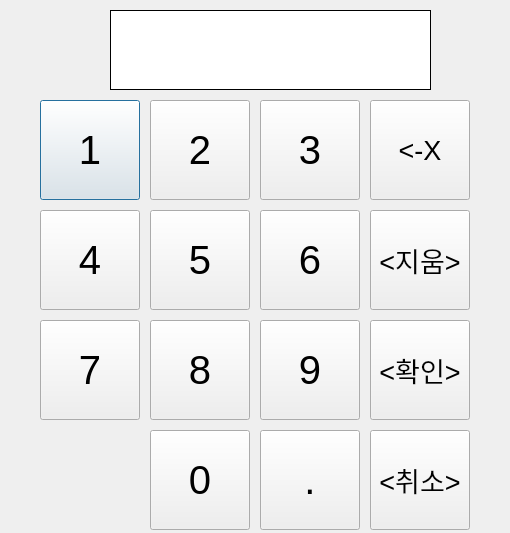
<?xml version="1.0" encoding="UTF-8"?>
<ui version="4.0">
 <class>Set_number</class>
 <widget class="QDialog" name="Set_number">
  <property name="geometry">
   <rect>
    <x>0</x>
    <y>0</y>
    <width>510</width>
    <height>533</height>
   </rect>
  </property>
  <property name="minimumSize">
   <size>
    <width>510</width>
    <height>533</height>
   </size>
  </property>
  <property name="maximumSize">
   <size>
    <width>510</width>
    <height>533</height>
   </size>
  </property>
  <property name="windowTitle">
   <string>Dialog</string>
  </property>
  <property name="modal">
   <bool>true</bool>
  </property>
  <widget class="QFrame" name="frame">
   <property name="geometry">
    <rect>
     <x>110</x>
     <y>10</y>
     <width>321</width>
     <height>80</height>
    </rect>
   </property>
   <property name="autoFillBackground">
    <bool>false</bool>
   </property>
   <property name="styleSheet">
    <string notr="true">background-color:rgb(255, 255, 255)</string>
   </property>
   <property name="frameShape">
    <enum>QFrame::Box</enum>
   </property>
   <property name="frameShadow">
    <enum>QFrame::Plain</enum>
   </property>
   <widget class="QLabel" name="label_number">
    <property name="geometry">
     <rect>
      <x>10</x>
      <y>10</y>
      <width>301</width>
      <height>61</height>
     </rect>
    </property>
    <property name="font">
     <font>
      <pointsize>50</pointsize>
     </font>
    </property>
    <property name="text">
     <string/>
    </property>
    <property name="alignment">
     <set>Qt::AlignRight|Qt::AlignTrailing|Qt::AlignVCenter</set>
    </property>
   </widget>
  </widget>
  <widget class="QPushButton" name="pushButton">
   <property name="geometry">
    <rect>
     <x>40</x>
     <y>100</y>
     <width>100</width>
     <height>100</height>
    </rect>
   </property>
   <property name="font">
    <font>
     <pointsize>30</pointsize>
    </font>
   </property>
   <property name="text">
    <string>1</string>
   </property>
  </widget>
  <widget class="QPushButton" name="pushButton_2">
   <property name="geometry">
    <rect>
     <x>260</x>
     <y>100</y>
     <width>100</width>
     <height>100</height>
    </rect>
   </property>
   <property name="font">
    <font>
     <pointsize>30</pointsize>
    </font>
   </property>
   <property name="text">
    <string>3</string>
   </property>
  </widget>
  <widget class="QPushButton" name="pushButton_3">
   <property name="geometry">
    <rect>
     <x>150</x>
     <y>100</y>
     <width>100</width>
     <height>100</height>
    </rect>
   </property>
   <property name="font">
    <font>
     <pointsize>30</pointsize>
    </font>
   </property>
   <property name="text">
    <string>2</string>
   </property>
  </widget>
  <widget class="QPushButton" name="pushButton_4">
   <property name="geometry">
    <rect>
     <x>40</x>
     <y>210</y>
     <width>100</width>
     <height>100</height>
    </rect>
   </property>
   <property name="font">
    <font>
     <pointsize>30</pointsize>
    </font>
   </property>
   <property name="text">
    <string>4</string>
   </property>
  </widget>
  <widget class="QPushButton" name="pushButton_5">
   <property name="geometry">
    <rect>
     <x>260</x>
     <y>210</y>
     <width>100</width>
     <height>100</height>
    </rect>
   </property>
   <property name="font">
    <font>
     <pointsize>30</pointsize>
    </font>
   </property>
   <property name="text">
    <string>6</string>
   </property>
  </widget>
  <widget class="QPushButton" name="pushButton_6">
   <property name="geometry">
    <rect>
     <x>150</x>
     <y>210</y>
     <width>100</width>
     <height>100</height>
    </rect>
   </property>
   <property name="font">
    <font>
     <pointsize>30</pointsize>
    </font>
   </property>
   <property name="text">
    <string>5</string>
   </property>
  </widget>
  <widget class="QPushButton" name="pushButton_7">
   <property name="geometry">
    <rect>
     <x>40</x>
     <y>320</y>
     <width>100</width>
     <height>100</height>
    </rect>
   </property>
   <property name="font">
    <font>
     <pointsize>30</pointsize>
    </font>
   </property>
   <property name="text">
    <string>7</string>
   </property>
  </widget>
  <widget class="QPushButton" name="pushButton_8">
   <property name="geometry">
    <rect>
     <x>150</x>
     <y>320</y>
     <width>100</width>
     <height>100</height>
    </rect>
   </property>
   <property name="font">
    <font>
     <pointsize>30</pointsize>
    </font>
   </property>
   <property name="text">
    <string>8</string>
   </property>
  </widget>
  <widget class="QPushButton" name="pushButton_9">
   <property name="geometry">
    <rect>
     <x>260</x>
     <y>320</y>
     <width>100</width>
     <height>100</height>
    </rect>
   </property>
   <property name="font">
    <font>
     <pointsize>30</pointsize>
    </font>
   </property>
   <property name="text">
    <string>9</string>
   </property>
  </widget>
  <widget class="QPushButton" name="pushButton_10">
   <property name="geometry">
    <rect>
     <x>370</x>
     <y>100</y>
     <width>100</width>
     <height>100</height>
    </rect>
   </property>
   <property name="font">
    <font>
     <pointsize>20</pointsize>
    </font>
   </property>
   <property name="text">
    <string>&lt;-X</string>
   </property>
  </widget>
  <widget class="QPushButton" name="pushButton_11">
   <property name="geometry">
    <rect>
     <x>370</x>
     <y>210</y>
     <width>100</width>
     <height>100</height>
    </rect>
   </property>
   <property name="font">
    <font>
     <pointsize>20</pointsize>
    </font>
   </property>
   <property name="text">
    <string>&lt;지움&gt;</string>
   </property>
  </widget>
  <widget class="QPushButton" name="pushButton_12">
   <property name="geometry">
    <rect>
     <x>370</x>
     <y>320</y>
     <width>100</width>
     <height>100</height>
    </rect>
   </property>
   <property name="font">
    <font>
     <pointsize>20</pointsize>
    </font>
   </property>
   <property name="text">
    <string>&lt;확인&gt;</string>
   </property>
  </widget>
  <widget class="QPushButton" name="pushButton_14">
   <property name="geometry">
    <rect>
     <x>150</x>
     <y>430</y>
     <width>100</width>
     <height>100</height>
    </rect>
   </property>
   <property name="font">
    <font>
     <pointsize>30</pointsize>
    </font>
   </property>
   <property name="text">
    <string>0</string>
   </property>
  </widget>
  <widget class="QPushButton" name="btn_dot">
   <property name="geometry">
    <rect>
     <x>260</x>
     <y>430</y>
     <width>100</width>
     <height>100</height>
    </rect>
   </property>
   <property name="font">
    <font>
     <pointsize>30</pointsize>
    </font>
   </property>
   <property name="text">
    <string>.</string>
   </property>
  </widget>
  <widget class="QPushButton" name="pushButton_16">
   <property name="geometry">
    <rect>
     <x>370</x>
     <y>430</y>
     <width>100</width>
     <height>100</height>
    </rect>
   </property>
   <property name="font">
    <font>
     <pointsize>20</pointsize>
    </font>
   </property>
   <property name="text">
    <string>&lt;취소&gt;</string>
   </property>
  </widget>
  <widget class="QLabel" name="label_number_unit">
   <property name="geometry">
    <rect>
     <x>440</x>
     <y>20</y>
     <width>61</width>
     <height>61</height>
    </rect>
   </property>
   <property name="font">
    <font>
     <pointsize>40</pointsize>
    </font>
   </property>
   <property name="text">
    <string/>
   </property>
   <property name="alignment">
    <set>Qt::AlignCenter</set>
   </property>
  </widget>
  <widget class="QLabel" name="label_number_zone">
   <property name="geometry">
    <rect>
     <x>10</x>
     <y>20</y>
     <width>91</width>
     <height>61</height>
    </rect>
   </property>
   <property name="font">
    <font>
     <pointsize>20</pointsize>
    </font>
   </property>
   <property name="text">
    <string/>
   </property>
   <property name="alignment">
    <set>Qt::AlignCenter</set>
   </property>
  </widget>
 </widget>
 <resources/>
 <connections>
  <connection>
   <sender>pushButton</sender>
   <signal>clicked()</signal>
   <receiver>Set_number</receiver>
   <slot>click_num()</slot>
   <hints>
    <hint type="sourcelabel">
     <x>57</x>
     <y>134</y>
    </hint>
    <hint type="destinationlabel">
     <x>27</x>
     <y>136</y>
    </hint>
   </hints>
  </connection>
  <connection>
   <sender>pushButton_3</sender>
   <signal>clicked()</signal>
   <receiver>Set_number</receiver>
   <slot>click_num()</slot>
   <hints>
    <hint type="sourcelabel">
     <x>162</x>
     <y>101</y>
    </hint>
    <hint type="destinationlabel">
     <x>156</x>
     <y>94</y>
    </hint>
   </hints>
  </connection>
  <connection>
   <sender>pushButton_2</sender>
   <signal>clicked()</signal>
   <receiver>Set_number</receiver>
   <slot>click_num()</slot>
   <hints>
    <hint type="sourcelabel">
     <x>287</x>
     <y>107</y>
    </hint>
    <hint type="destinationlabel">
     <x>272</x>
     <y>96</y>
    </hint>
   </hints>
  </connection>
  <connection>
   <sender>pushButton_4</sender>
   <signal>clicked()</signal>
   <receiver>Set_number</receiver>
   <slot>click_num()</slot>
   <hints>
    <hint type="sourcelabel">
     <x>41</x>
     <y>245</y>
    </hint>
    <hint type="destinationlabel">
     <x>32</x>
     <y>246</y>
    </hint>
   </hints>
  </connection>
  <connection>
   <sender>pushButton_6</sender>
   <signal>clicked()</signal>
   <receiver>Set_number</receiver>
   <slot>click_num()</slot>
   <hints>
    <hint type="sourcelabel">
     <x>152</x>
     <y>256</y>
    </hint>
    <hint type="destinationlabel">
     <x>145</x>
     <y>254</y>
    </hint>
   </hints>
  </connection>
  <connection>
   <sender>pushButton_5</sender>
   <signal>clicked()</signal>
   <receiver>Set_number</receiver>
   <slot>click_num()</slot>
   <hints>
    <hint type="sourcelabel">
     <x>266</x>
     <y>262</y>
    </hint>
    <hint type="destinationlabel">
     <x>297</x>
     <y>206</y>
    </hint>
   </hints>
  </connection>
  <connection>
   <sender>pushButton_7</sender>
   <signal>clicked()</signal>
   <receiver>Set_number</receiver>
   <slot>click_num()</slot>
   <hints>
    <hint type="sourcelabel">
     <x>46</x>
     <y>337</y>
    </hint>
    <hint type="destinationlabel">
     <x>31</x>
     <y>343</y>
    </hint>
   </hints>
  </connection>
  <connection>
   <sender>pushButton_8</sender>
   <signal>clicked()</signal>
   <receiver>Set_number</receiver>
   <slot>click_num()</slot>
   <hints>
    <hint type="sourcelabel">
     <x>156</x>
     <y>354</y>
    </hint>
    <hint type="destinationlabel">
     <x>145</x>
     <y>357</y>
    </hint>
   </hints>
  </connection>
  <connection>
   <sender>pushButton_9</sender>
   <signal>clicked()</signal>
   <receiver>Set_number</receiver>
   <slot>click_num()</slot>
   <hints>
    <hint type="sourcelabel">
     <x>262</x>
     <y>361</y>
    </hint>
    <hint type="destinationlabel">
     <x>300</x>
     <y>316</y>
    </hint>
   </hints>
  </connection>
  <connection>
   <sender>btn_dot</sender>
   <signal>clicked()</signal>
   <receiver>Set_number</receiver>
   <slot>click_dot()</slot>
   <hints>
    <hint type="sourcelabel">
     <x>270</x>
     <y>456</y>
    </hint>
    <hint type="destinationlabel">
     <x>295</x>
     <y>424</y>
    </hint>
   </hints>
  </connection>
  <connection>
   <sender>pushButton_14</sender>
   <signal>clicked()</signal>
   <receiver>Set_number</receiver>
   <slot>click_num()</slot>
   <hints>
    <hint type="sourcelabel">
     <x>158</x>
     <y>469</y>
    </hint>
    <hint type="destinationlabel">
     <x>171</x>
     <y>427</y>
    </hint>
   </hints>
  </connection>
  <connection>
   <sender>pushButton_10</sender>
   <signal>clicked()</signal>
   <receiver>Set_number</receiver>
   <slot>click_num_back()</slot>
   <hints>
    <hint type="sourcelabel">
     <x>461</x>
     <y>113</y>
    </hint>
    <hint type="destinationlabel">
     <x>451</x>
     <y>96</y>
    </hint>
   </hints>
  </connection>
  <connection>
   <sender>pushButton_11</sender>
   <signal>clicked()</signal>
   <receiver>Set_number</receiver>
   <slot>click_num_clear()</slot>
   <hints>
    <hint type="sourcelabel">
     <x>457</x>
     <y>228</y>
    </hint>
    <hint type="destinationlabel">
     <x>454</x>
     <y>203</y>
    </hint>
   </hints>
  </connection>
  <connection>
   <sender>pushButton_12</sender>
   <signal>clicked()</signal>
   <receiver>Set_number</receiver>
   <slot>set_num_save()</slot>
   <hints>
    <hint type="sourcelabel">
     <x>454</x>
     <y>333</y>
    </hint>
    <hint type="destinationlabel">
     <x>452</x>
     <y>313</y>
    </hint>
   </hints>
  </connection>
  <connection>
   <sender>pushButton_16</sender>
   <signal>clicked()</signal>
   <receiver>Set_number</receiver>
   <slot>set_cancel()</slot>
   <hints>
    <hint type="sourcelabel">
     <x>456</x>
     <y>444</y>
    </hint>
    <hint type="destinationlabel">
     <x>455</x>
     <y>423</y>
    </hint>
   </hints>
  </connection>
 </connections>
 <slots>
  <slot>click_num()</slot>
  <slot>click_dot()</slot>
  <slot>click_num_back()</slot>
  <slot>click_num_clear()</slot>
  <slot>set_num_save()</slot>
  <slot>set_cancel()</slot>
 </slots>
</ui>
